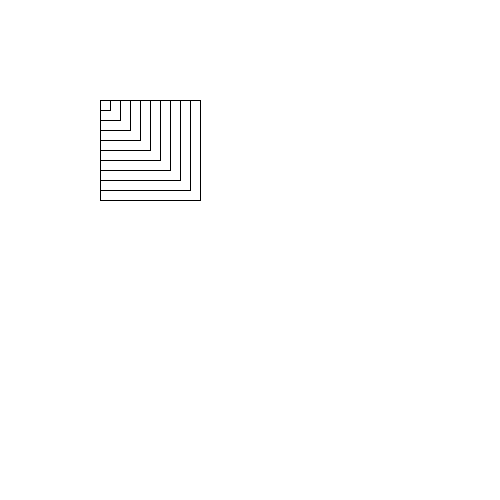
Frame 1 (no input)
Frame 60 (the mouse pressed at the canvas centre just before this capture): identical to frame 1, image omitted
Frame 120 (the mouse held since frame 60 and released just before this capture): identical to frame 1, image omitted

The Processing sketch that drew this single still picture (run headless with seeded random() and noise(); from frame 60 on, the mouse is pressed at the canvas centre):

// Processing sketch: week4_eg3
// ── week4_eg3.pde


void setup() { 
  size(500, 500); 
  background(255);
}

void draw() {
 myFunction(100, 100, 100, 100);
}

//  int result = addOneNumberToAnother(12,2);
//}
//
//int addOneNumberToAnother(int a, int b) {
//  return a+b;


//defining
void myFunction(int size, int number, int x, int y) { 

  for (int counter = number; counter > 0; counter-=10) {
    rect(x, y, size, size);
    size-=10;
  }
}
